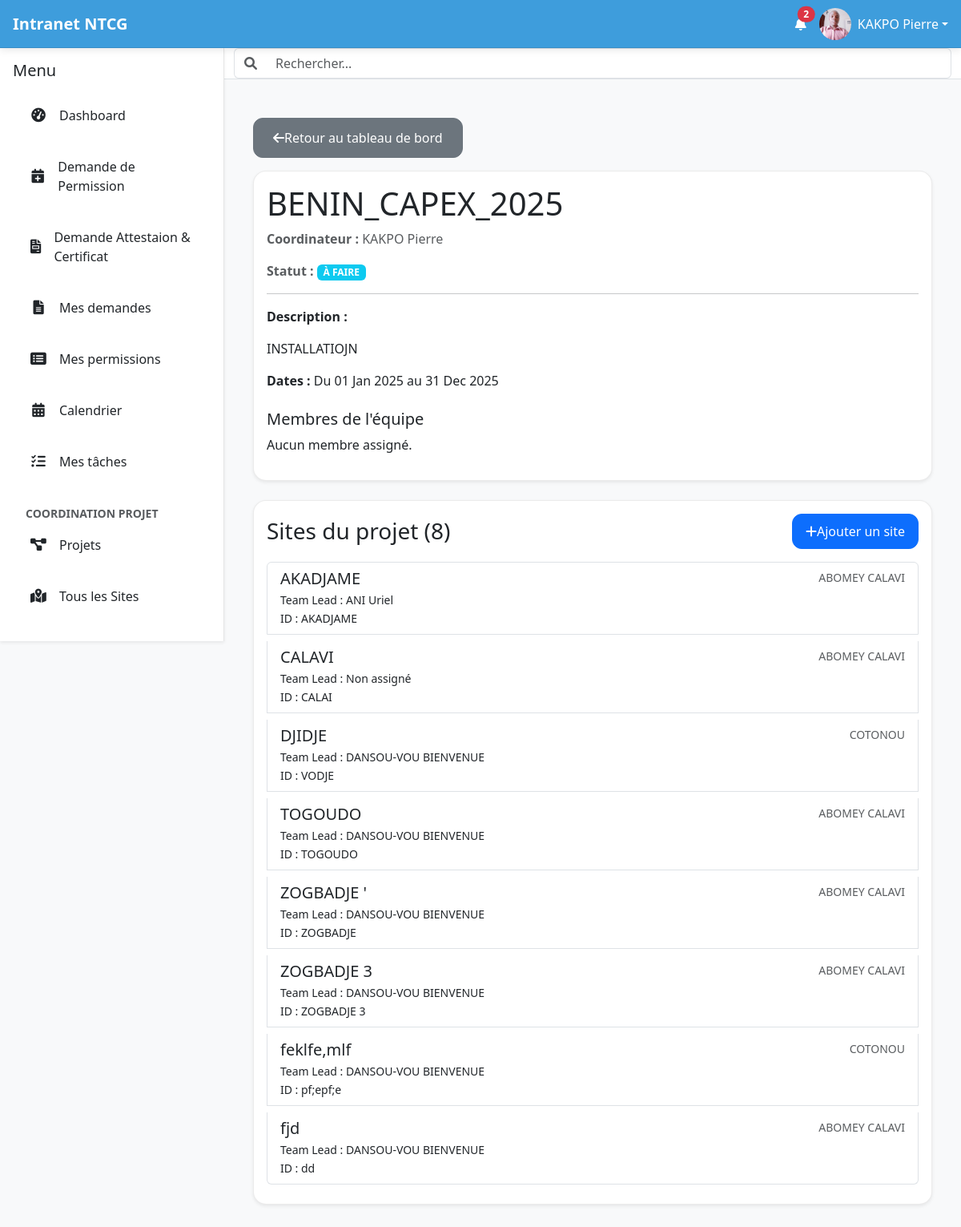
The page /projects/3/ (signed in) on the database as committed earlier.
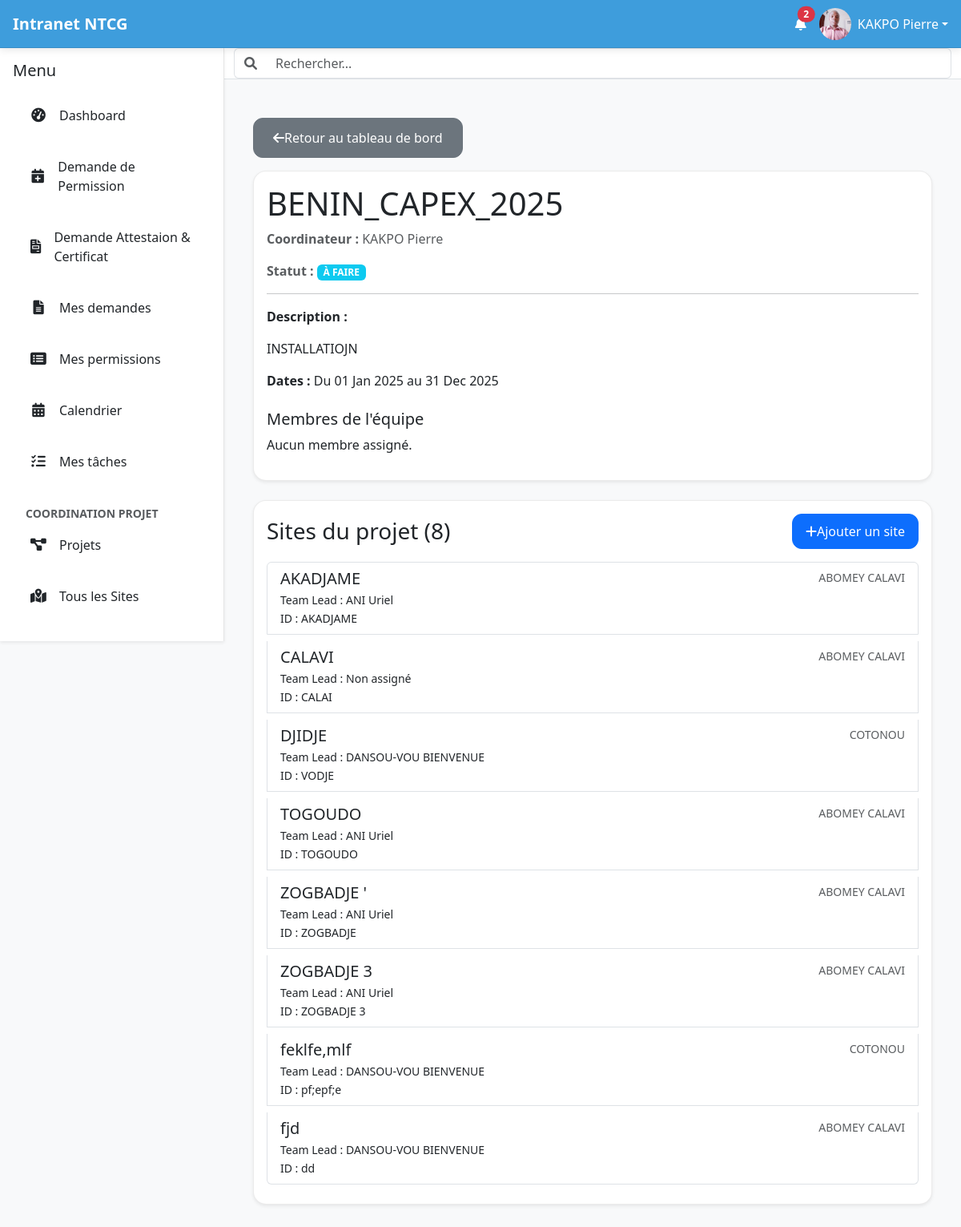
The same page on the database as committed later.
### intranet/models.py (models this page shows, shortened)
class Site(models.Model):
    name = models.CharField(max_length=255, verbose_name="Nom du site")
    project = models.ForeignKey('Project', on_delete=models.CASCADE, related_name='sites', verbose_name="Projet")
    team_lead = models.ForeignKey(settings.AUTH_USER_MODEL, on_delete=models.SET_NULL, null=True, blank=True, verbose_name="Team Lead Assigné")
    location = models.CharField(max_length=255, blank=True, null=True, verbose_name="Localisation")
    site_id = models.CharField(max_length=100, unique=True, verbose_name="ID du Site")
    site_area = models.CharField(max_length=100, verbose_name="Site Area", blank=True, null=True)
    phase = models.ForeignKey(Phase, on_delete=models.SET_NULL, null=True, blank=True, verbose_name="Phase")
    batch = models.ForeignKey(Batch, on_delete=models.SET_NULL, null=True, blank=True, verbose_name="Batch")
    project_scope = models.ForeignKey(ProjectScope, on_delete=models.SET_NULL, null=True, blank=True, verbose_name="Portée du projet")
    radio_type = models.ForeignKey(RadioType, on_delete=models.SET_NULL, null=True, blank=True, verbose_name="Type de radio")
    antenna_type = models.ForeignKey(AntennaType, on_delete=models.SET_NULL, null=True, blank=True, verbose_name="Type d'antenne")
    enclosure_type = models.ForeignKey(EnclosureType, on_delete=models.SET_NULL, null=True, blank=True, verbose_name="Type de boîtier")
    bb_ml = models.ForeignKey(BBML, on_delete=models.SET_NULL, null=True, blank=True, verbose_name="BB / ML")
    installation = models.ForeignKey(SiteStatus, on_delete=models.SET_NULL, null=True, blank=True, related_name='installation_sites', verbose_name="Installation")
    integration = models.ForeignKey(SiteStatus, on_delete=models.SET_NULL, null=True, blank=True, related_name='integration_sites', verbose_name="Intégration")
    srs = models.ForeignKey(SiteStatus, on_delete=models.SET_NULL, null=True, blank=True, related_name='srs_sites', verbose_name="SRS")
    imk = models.ForeignKey(SiteStatus, on_delete=models.SET_NULL, null=True, blank=True, related_name='imk_sites', verbose_name="IMK")
    ehs_1 = models.ForeignKey(SiteStatus, on_delete=models.SET_NULL, null=True, blank=True, related_name='ehs1_sites', verbose_name="EHS 1")
    ehs_2 = models.ForeignKey(SiteStatus, on_delete=models.SET_NULL, null=True, blank=True, related_name='ehs2_sites', verbose_name="EHS 2")
    qa = models.ForeignKey(SiteStatus, on_delete=models.SET_NULL, null=True, blank=True, related_name='qa_sites', verbose_name="QA")
    qa_status = models.ForeignKey(QAStatus, on_delete=models.SET_NULL, null=True, blank=True, verbose_name="Statut QA")
    atp = models.ForeignKey(SiteStatus, on_delete=models.SET_NULL, null=True, blank=True, related_name='atp_sites', verbose_name="ATP")
    comment = models.TextField(verbose_name="COMMENT", blank=True, null=True)
    class Meta:
        verbose_name = "Site"
        verbose_name_plural = "Sites"

class User(AbstractUser):
    date_de_naissance = models.DateField(null=True, blank=True)
    nationalite = CountryField(blank=True)
    pays_de_naissance = CountryField(blank=True)
    type_sanguin = models.CharField(max_length=5, blank=True)
    adresse = models.CharField(max_length=255, blank=True)
    telephone_personnel = models.CharField(max_length=20, blank=True)
    piece_type = models.ForeignKey(PieceType, on_delete=models.SET_NULL, null=True, blank=True, verbose_name="Type de pièce d'identité")
    piece_number = models.CharField(max_length=100, blank=True, verbose_name="Numéro de la pièce d'identité")
    personal_email = models.EmailField(blank=True, null=True, verbose_name="Email personnel")
    emergency_contact_name = models.CharField(max_length=255, blank=True, verbose_name="Nom et prénom du contact d'urgence")
    emergency_contact_phone = models.CharField(max_length=20, blank=True, verbose_name="Téléphone du contact d'urgence")
    allergies = models.TextField(blank=True)
    maladies_chroniques = models.TextField(blank=True)
    medicaments = models.TextField(blank=True)
    job_role = models.ForeignKey(JobRole, on_delete=models.SET_NULL, null=True, blank=True)
    departement = models.ForeignKey(Department, on_delete=models.SET_NULL, null=True, blank=True)
    date_embauche = models.DateField(null=True, blank=True)
    professional_email = models.EmailField(blank=True, null=True, verbose_name="Email professionnel")
    contract_type = models.ForeignKey(ContractType, on_delete=models.SET_NULL, null=True, blank=True, verbose_name="Type de contrat")
    isignum = models.CharField(max_length=100, blank=True, verbose_name="Numéro Isignum")
    eritop_id = models.CharField(max_length=100, blank=True, verbose_name="ID Eritop")
    country = models.ForeignKey(Country, on_delete=models.SET_NULL, null=True, blank=True, verbose_name="Pays de l'employé")
    managed_countries = models.ManyToManyField(Country, related_name='managers', blank=True, verbose_name="Pays gérés")
    bank_info = models.ForeignKey(BankInfo, on_delete=models.SET_NULL, null=True, blank=True, verbose_name="Nom de la banque")
    bank_account_number = models.CharField(max_length=50, blank=True, verbose_name="Numéro de compte bancaire")
    cnss = models.CharField(max_length=50, verbose_name="Numéro CNSS/Sécurité Sociale", blank=True)
    dependants = models.TextField(blank=True)
    employee_id = models.CharField(max_length=100, unique=True, blank=True, verbose_name="Numéro de matricule")
    photo_profil = models.ImageField(upload_to='photos_profils/', null=True, blank=True)
    class Meta:
        ordering = ['last_name', 'first_name']
        indexes = [
            models.Index(fields=['last_name', 'first_name']),
            models.Index(fields=['is_active']),
            models.Index(fields=['departement']),
            models.Index(fields=['country']),
            models.Index(fields=['email']),
            models.Index(fields=['is_active', 'country']),
        ]

### intranet/views.py (the view)
# urls.py: path('projects/<int:project_id>/', views.project_detail, name='project_detail'),
@login_required
def project_detail(request, project_id):
    project = get_object_or_404(Project, pk=project_id)
    user = request.user
    is_project_coordinator = (project.coordinator == user)
    has_permission = False
    if user.is_superuser or is_project_coordinator:
        has_permission = True
    elif user.groups.filter(name='Country Manager').exists():
        has_permission = True
    elif user.groups.filter(name='Coordinateur de Projet').exists() and user.managed_countries.filter(code=project.country.code).exists():
        has_permission = True
    if not has_permission:
        raise PermissionDenied("Vous n'avez pas la permission de voir ce projet.")
    sites = project.sites.all().order_by('name')
    context = {'project': project, 'sites': sites}
    return render(request, 'intranet/project_detail.html', context)

### intranet/context_processors.py (called while the page is built, shortened)
def user_groups(request):
    if request.user.is_authenticated:
        group_names = list(request.user.groups.values_list('name', flat=True))
        return {
            'user_groups': group_names,
            'is_rh': 'Ressources Humaines' in group_names,
            'is_coordinator': 'Coordinateur de Projet' in group_names,
            'is_country_manager': 'Country Manager' in group_names,
            'is_team_lead': 'Team Lead' in group_names,
        }

def unread_notifications(request):
    if request.user.is_authenticated:
       unread_count = Notification.objects.filter(user=request.user, is_read=False).count()
    else:
        unread_count = 0
    return {'unread_notifications_count': unread_count}

### intranet/templatetags/intranet_tags.py (called while the page is built)
@register.filter(name='has_group')
def has_group(user, group_name):
    if user.is_authenticated:
        groups = user.groups.all()
        result = user.groups.filter(name=group_name).exists()
        return result
    return False

### templates/intranet/project_detail.html (shortened to what this page needs)
{% extends 'intranet/base.html' %}
{% block content %}
<div class="container mt-4">
    <a href="{% url 'project_dashboard' %}" class="btn btn-secondary mb-3"><i class="fas fa-arrow-left"></i> Retour au tableau de bord</a>
    <div class="card shadow-sm mb-4">
        <div class="card-body">
            <h1 class="card-title">{{ project.name }}</h1>
            <p class="text-muted"><strong>Coordinateur :</strong> {{ project.coordinator.get_full_name }}</p>
            <p class="text-muted"><strong>Statut :</strong> <span class="badge bg-info">{{ project.status }}</span></p>
            <hr>
            <p><strong>Description :</strong></p>
            <p>{{ project.description|linebreaksbr }}</p>
            <p><strong>Dates :</strong> Du {{ project.start_date|date:"d M Y" }} au {{ project.end_date|date:"d M Y" }}</p>
            <h5 class="mt-4">Membres de l'équipe</h5>
            <ul class="list-inline">
                {% for member in project.team_members.all %}
                <li class="list-inline-item">{{ member.get_full_name }}</li>
                {% empty %}
                <li class="list-inline-item">Aucun membre assigné.</li>
                {% endfor %}
            </ul>
        </div>
    </div>
    <div class="card shadow-sm">
        <div class="card-body">
            <div class="d-flex justify-content-between align-items-center mb-3">
                <h3 class="card-title mb-0">Sites du projet ({{ sites.count }})</h3>
                {% if request.user == project.coordinator %}
                <a href="{% url 'add_site' project.id %}" class="btn btn-sm btn-primary">
                    <i class="fas fa-plus"></i> Ajouter un site
                </a>
                {% endif %}
            </div>
            {% if sites %}
            <div class="list-group">
                {% for site in sites %}
                <a href="{% url 'site_detail' site.id %}" class="list-group-item list-group-item-action mb-2">
                    <div class="d-flex w-100 justify-content-between">
                        <h5 class="mb-1">{{ site.name }}</h5>
                        <small class="text-muted">{{ site.location|default:"-" }}</small>
                    </div>
                    <small class="d-block">
                        Team Lead : {{ site.team_lead.get_full_name|default:"Non assigné" }}
                    </small>
                    <small>ID : {{ site.site_id }}</small>
                </a>
                {% endfor %}
            </div>
            {% else %}
            <div class="alert alert-info">
                Aucun site n'a encore été ajouté à ce projet.
            </div>
            {% endif %}
        </div>
    </div>
</div>
{% endblock %}

Rows that differ between the two databases and show on the page:
changed Site "TOGOUDO": team_lead.get_full_name "DANSOU-VOU BIENVENUE" → "ANI Uriel"
changed Site "ZOGBADJE '": team_lead.get_full_name "DANSOU-VOU BIENVENUE" → "ANI Uriel"
changed Site "ZOGBADJE 3": team_lead.get_full_name "DANSOU-VOU BIENVENUE" → "ANI Uriel"
